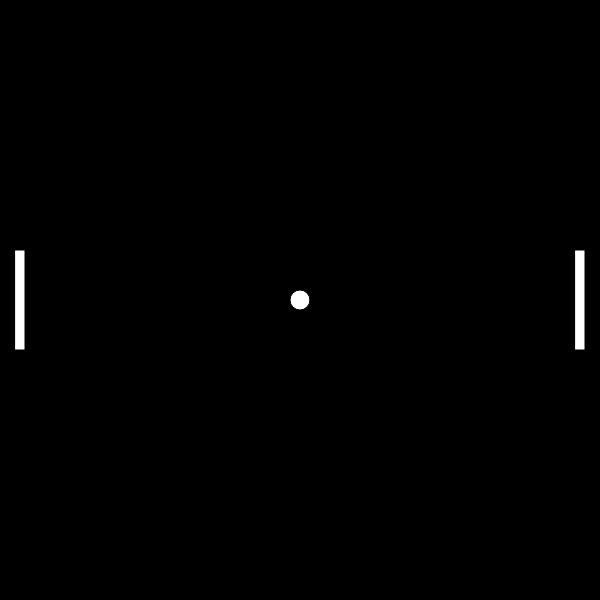
Frame 1 (no input)
Frame 60 (no input): identical to frame 1, image omitted
Frame 120 (the mouse pressed at the canvas centre since frame 60): identical to frame 1, image omitted

The p5.js sketch that drew this single still picture (run headless with seeded random() and noise() and a simulated clock; from frame 60 on, the mouse is pressed at the canvas centre):

// p5.js sketch
// ── sketch.js
var width, height, ball, pad1, pad2;
function setup() 
{
    width=600;
    height=600;
    ball = new Ball();
    pad1 = new Pad(20, height / 2);
    pad2 = new Pad(width - 20, height / 2);
    createCanvas(width, height);
}

function draw() 
{
    background(0);
    movePad();
    ball.show();
    pad1.show();
    pad2.show();
}

function movePad()
{
    if(keyIsDown(UP_ARROW))
    {
        pad2.y -= 5;
    }

    if(keyIsDown(DOWN_ARROW))
    {
        pad2.y += 5;
    }

    if(keyIsDown(87))
    {    
        pad1.y -= 5;
    }
    
    if(keyIsDown(83))
    {
        pad1.y += 5;
    }
}

class Ball 
{
    constructor()
    {
        this.x=width / 2;
        this.y=height / 2;
        this.xspeed=0;
        this.yspeed=0;
    }

    show()
    {
        ellipseMode(CENTER);
        fill(255);
        ellipse(this.x, this.y, 20, 20);
    }
}

    class Pad
    {
        constructor(x ,y)
        {
            this.x=x;
            this.y=y;
        }

        show()
        {
            rectMode(CENTER);
            fill(255);
            rect(this.x ,this.y , 10 ,100);
        }
    }
